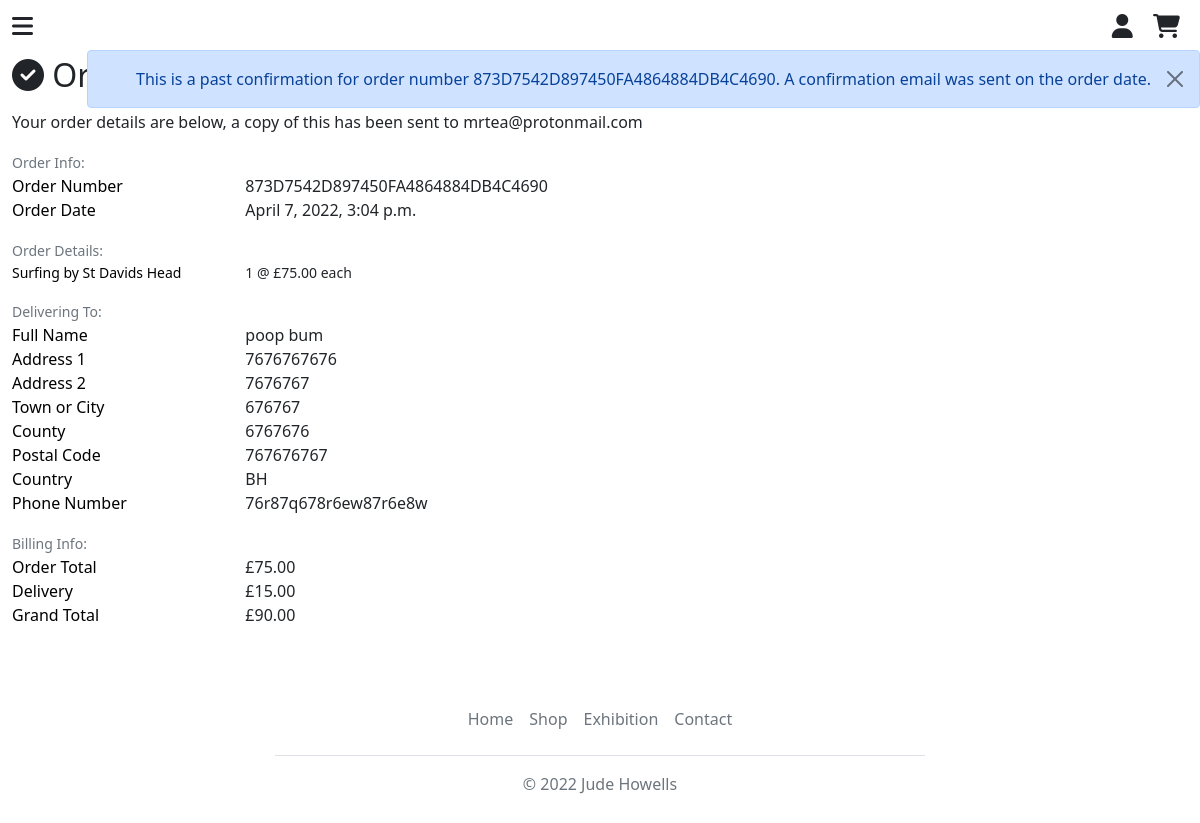
The app's page /profile/order_history/873D7542D897450FA4864884DB4C4690 with its own data.
### checkout/models.py (models this page shows, shortened)
class Order(models.Model):
    order_number = models.CharField(max_length=32, null=False, editable=False)
    user_profile = models.ForeignKey(UserProfile, on_delete=models.SET_NULL,
                                     null=True, blank=True,
                                     related_name='orders')
    full_name = models.CharField(max_length=50, null=False, blank=False)
    email = models.EmailField(max_length=254, null=False, blank=False)
    phone_number = models.CharField(max_length=20, null=False, blank=False)
    country = CountryField(blank_label='Country *', null=False, blank=False)
    postcode = models.CharField(max_length=20, null=True, blank=True)
    town_or_city = models.CharField(max_length=40, null=False, blank=False)
    street_address1 = models.CharField(max_length=80, null=False, blank=False)
    street_address2 = models.CharField(max_length=80, null=True, blank=True)
    county = models.CharField(max_length=80, null=True, blank=True)
    date = models.DateTimeField(auto_now_add=True)
    delivery_cost = models.DecimalField(max_digits=6, decimal_places=2, null=False, default=0)
    order_total = models.DecimalField(max_digits=10, decimal_places=2, null=False, default=0)
    grand_total = models.DecimalField(max_digits=10, decimal_places=2, null=False, default=0)
    original_cart = models.TextField(null=False, blank=False, default='')
    stripe_pid = models.CharField(max_length=254, null=False, blank=False, default='')

class OrderLineItem(models.Model):
    order = models.ForeignKey(Order, null=False, blank=False, on_delete=models.CASCADE, related_name='lineitems')
    product = models.ForeignKey(Product, null=False, blank=False, on_delete=models.CASCADE)
    quantity = models.IntegerField(null=False, blank=False, default=0)
    lineitem_total = models.DecimalField(max_digits=6, decimal_places=2, null=False, blank=False, editable=False)

### shop/models.py (models this page shows, shortened)
class Product(models.Model):
    sku = models.CharField(max_length=254, null=True, blank=True)
    category = models.ForeignKey('Category', null=True, blank=True,
                                on_delete=models.SET_NULL)
    name = models.CharField(max_length=254)
    description = models.TextField(null=True, blank=True)
    price = models.DecimalField(max_digits=6, decimal_places=2)
    type = models.CharField(max_length=254)
    dimensions = models.CharField(max_length=254)
    image_url = models.ImageField(null=True, blank=True)
    image = models.ImageField(null=True, blank=True)

### profiles/views.py (the view)
# urls.py: path('order_history/<order_number>',
def order_history(request, order_number):
    order = get_object_or_404(Order, order_number=order_number)
    messages.info(request, (
        f'This is a past confirmation for order number {order_number}. '
        'A confirmation email was sent on the order date.'
    ))
    template = 'checkout/checkout_success.html'
    context = {
        'order': order,
        'from_profile': True,
    }
    return render(request, template, context)

### cart/contexts.py (called while the page is built, shortened)
def cart_contents(request):
    cart_items = []
    total = 0
    product_count = 0
    cart = request.session.get('cart', {})
    if total < settings.FREE_DELIVERY_THRESHOLD:
        delivery = total * Decimal(settings.STANDARD_DELIVERY_PERCENTAGE/100)
        free_delivery_delta = settings.FREE_DELIVERY_THRESHOLD - total
    else:
        delivery = 0
        free_delivery_delta = 0
    grand_total = delivery + total
    if len(cart_items) == 0:
        toggle = ""
    else:
        toggle = "show"
    context = {
        'cart_items': cart_items,
        'total': total,
        'product_count': product_count,
        'delivery': delivery,
        'free_delivery_delta': free_delivery_delta,
        'free_delivery_threshold': settings.FREE_DELIVERY_THRESHOLD,
        'grand_total': grand_total,
        'toggle': toggle, #my extra bit
    }
    return context

### checkout/templates/checkout/checkout_success.html
{% extends "base.html" %}
{% load static %}
{% block extra_css %}
    <link rel="stylesheet" href="{% static 'checkout/css/checkout.css' %}">
{% endblock %}
{% block content %}
<div class="container-fluid mt-5">
        <div class="row">
            <div class="col">
                <h2 class="logo-font mt-2 mb-3"><i class="fas fa-check-circle"></i> Order successful</h2>
                <p>Your order details are below, a copy of this has been sent to {{order.email}}</p>
            </div>
        </div>
    <div class="row">
        <div class="col-12 col-lg-7">
            <div class="order-confirmation-wrapper">
                <div class="row">
                    <div class="col">
                        <small class="text-muted">Order Info:</small>
                    </div>
                </div>
                <div class="row">
                    <div class="col-12 col-md-4">
                        <p class="mb-0 text-black font-weight-bold">Order Number</p>
                    </div>
                    <div class="col-12 col-md-8 text-md-right">
                        <p class="mb-0">{{ order.order_number }}</p>
                    </div>
                </div>
                <div class="row">
                    <div class="col-12 col-md-4">
                        <p class="mb-0 text-black font-weight-bold">Order Date</p>
                    </div>
                    <div class="col-12 col-md-8 text-md-right">
                        <p class="mb-0">{{ order.date }}</p>
                    </div>
                </div>
                <div class="row mt-3">
                    <div class="col">
                        <small class="text-muted">Order Details:</small>
                    </div>
                </div>
                {% for item in order.lineitems.all %}
                <div class="row">
                    <div class="col-12 col-md-4">
                        <p class="small mb-0 text-black font-weight-bold">
                            {{ item.product.name }}
                        </p>
                    </div>
                    <div class="col-12 col-md-8 text-md-right">
                        <p class="small mb-0">{{ item.quantity }} @ £{{ item.product.price }} each</p>
                    </div>
                </div>
                {% endfor %}
                <div class="row mt-3">
                    <div class="col">
                        <small class="text-muted">Delivering To:</small>
                    </div>
                </div>
                <div class="row">
                    <div class="col-12 col-md-4">
                        <p class="mb-0 text-black font-weight-bold">Full Name</p>
                    </div>
                    <div class="col-12 col-md-8 text-md-right">
                        <p class="mb-0">{{ order.full_name }}</p>
                    </div>
                </div>
                <div class="row">
                    <div class="col-12 col-md-4">
                        <p class="mb-0 text-black font-weight-bold">Address 1</p>
                    </div>
                    <div class="col-12 col-md-8 text-md-right">
                        <p class="mb-0">{{ order.street_address1 }}</p>
                    </div>
                </div>
                {% if order.street_address2 %}
                <div class="row">
                    <div class="col-12 col-md-4">
                        <p class="mb-0 text-black font-weight-bold">Address 2</p>
                    </div>
                    <div class="col-12 col-md-8 text-md-right">
                        <p class="mb-0">{{ order.street_address2 }}</p>
                    </div>
                </div>
                {% endif %}
                <div class="row">
                    <div class="col-12 col-md-4">
                        <p class="mb-0 text-black font-weight-bold">Town or City</p>
                    </div>
                    <div class="col-12 col-md-8 text-md-right">
                        <p class="mb-0">{{ order.town_or_city }}</p>
                    </div>
                </div>
                {% if order.county %}
                <div class="row">
                    <div class="col-12 col-md-4">
                        <p class="mb-0 text-black font-weight-bold">County</p>
                    </div>
                    <div class="col-12 col-md-8 text-md-right">
                        <p class="mb-0">{{ order.county }}</p>
                    </div>
                </div>
                {% endif %}
                {% if order.postcode %}
                <div class="row">
                    <div class="col-12 col-md-4">
                        <p class="mb-0 text-black font-weight-bold">Postal Code</p>
                    </div>
                    <div class="col-12 col-md-8 text-md-right">
                        <p class="mb-0">{{ order.postcode }}</p>
                    </div>
                </div>
                {% endif %}
                <div class="row">
                    <div class="col-12 col-md-4">
                        <p class="mb-0 text-black font-weight-bold">Country</p>
                    </div>
                    <div class="col-12 col-md-8 text-md-right">
                        <p class="mb-0">{{ order.country }}</p>
                    </div>
                </div>
                <div class="row">
                    <div class="col-12 col-md-4">
                        <p class="mb-0 text-black font-weight-bold">Phone Number</p>
                    </div>
                    <div class="col-12 col-md-8 text-md-right">
                        <p class="mb-0">{{ order.phone_number }}</p>
                    </div>
                </div>
                <div class="row mt-3">
                    <div class="col">
                        <small class="text-muted">Billing Info:</small>
                    </div>
                </div>
                <div class="row">
                    <div class="col-12 col-md-4">
                        <p class="mb-0 text-black font-weight-bold">Order Total</p>
                    </div>
                    <div class="col-12 col-md-8 text-md-right">
                        <p class="mb-0">£{{ order.order_total }}</p>
                    </div>
                </div>
                <div class="row">
                    <div class="col-12 col-md-4">
                        <p class="mb-0 text-black font-weight-bold">Delivery</p>
                    </div>
                    <div class="col-12 col-md-8 text-md-right">
                        <p class="mb-0">£{{ order.delivery_cost }}</p>
                    </div>
                </div>
                <div class="row">
                    <div class="col-12 col-md-4">
                        <p class="mb-0 text-black font-weight-bold">Grand Total</p>
                    </div>
                    <div class="col-12 col-md-8 text-md-right">
                        <p class="mb-5">£{{ order.grand_total }}</p>
                    </div>
                </div>
            </div>
        </div>
    </div>
</div>
{% endblock %}

### records on screen
Order: email "mrtea@protonmail.com", order_number "873D7542D897450FA4864884DB4C4690", date "April 7, 2022, 3:04 p.m.", full_name "poop bum", street_address1 "7676767676", street_address2 "7676767", town_or_city "676767", county "6767676", postcode "767676767", country "BH", phone_number "76r87q678r6ew87r6e8w", order_total "75.00", delivery_cost "15.00", grand_total "90.00"
OrderLineItem: product.name "Surfing by St Davids Head", quantity "1", product.price "75.00"

### other values on screen
{{ message }} "This is a past confirmation for order number 873D7542D897450FA4864884DB4C4690. A confirmation email was sent on the order date."
